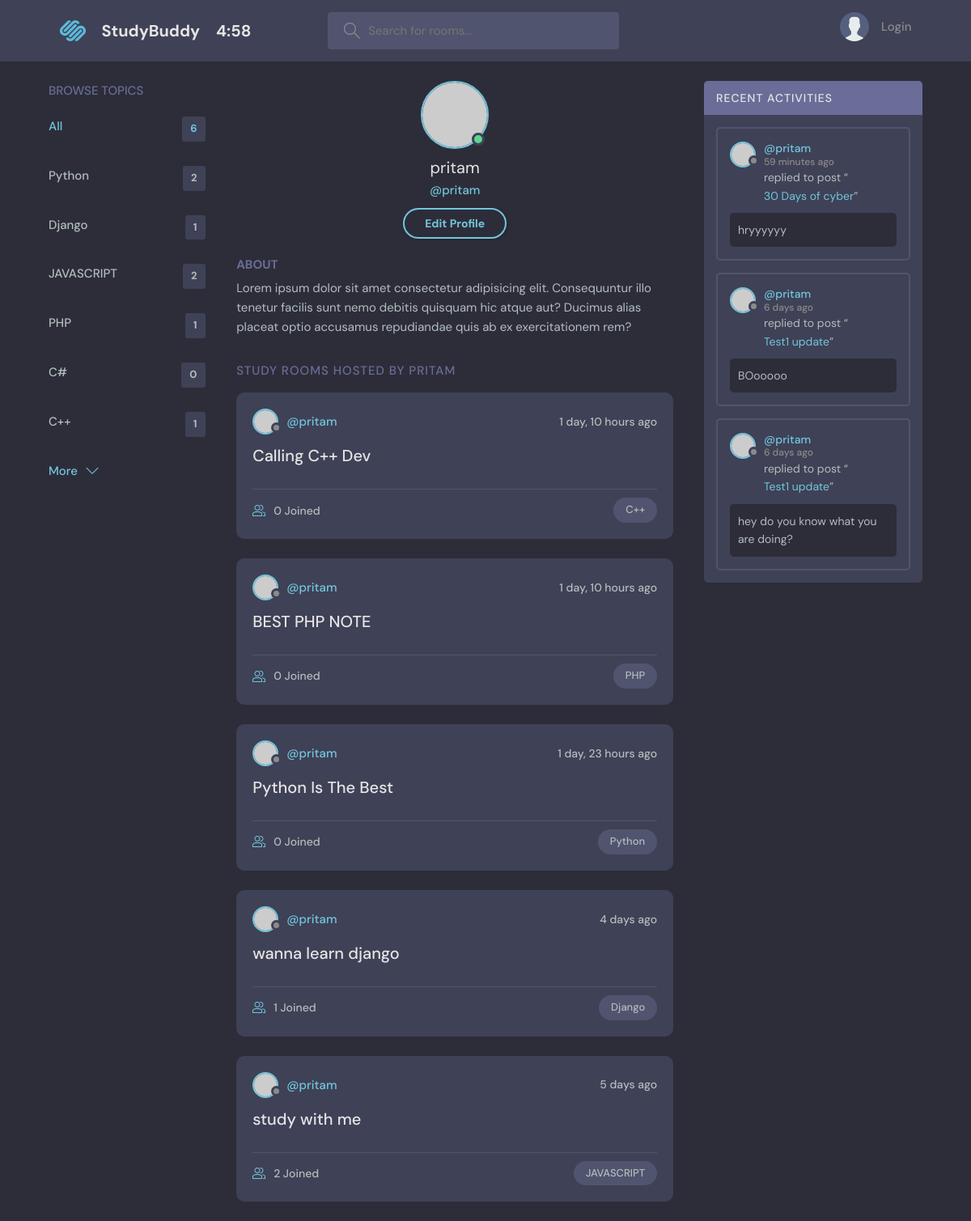
The app's page /profile/1 with its own data.
### base/models.py (models this page shows, shortened)
class Topic(models.Model):
    name = models.CharField(max_length=300)

class Room(models.Model):
    host = models.ForeignKey(User, on_delete=models.SET_NULL, null=True)
    topic = models.ForeignKey(Topic, on_delete=models.SET_NULL, null=True)
    name = models.CharField(max_length=200)
    description = models.TextField(null=True, blank=True)   # description can be blank  & forms cant be blank
    participants = models.ManyToManyField( User, related_name='participants', blank=True )
    updated = models.DateTimeField(auto_now=True)       # save value updated every single time (auto_now)
    created = models.DateTimeField(auto_now_add=True)   # only take timstamp if we save multiple times value never change (auto_now_add)
    class Meta:
        ordering = ['-updated', '-created']
    def __str__(self):
        return self.name

class Message(models.Model):
    user = models.ForeignKey(User, on_delete=models.CASCADE)
    room = models.ForeignKey(Room, on_delete=models.CASCADE)
    body = models.TextField()
    updated = models.DateTimeField(auto_now=True)
    created = models.DateTimeField(auto_now_add=True)
    class Meta:
        ordering = ['-updated', '-created']

### base/views.py (the view)
# urls.py: path('profile/<str:pk>', views.userProfile, name='user-profile'),
def userProfile(request, pk):
    user = User.objects.get(id=pk)
    room_messages = user.message_set.all()
    topics = Topic.objects.all()
    rooms = user.room_set.all()
    context = {'user': user, 'rooms': rooms, 'room_messages': room_messages, 'topics': topics}
    return render(request, 'base/profile.html', context)

### base/templates/base/profile.html
{% extends 'main.html' %}
{% block content %}
<main class="profile-page layout layout--3">
    <div class="container">
        {% include 'base/topics.html' %}
        <div class="roomList">
            <div class="profile">
                <div class="profile__avatar">
                    <div class="avatar avatar--large active">
                        <img src="https://randomuser.me/api/portraits/men/11.jpg" />
                    </div>
                </div>
                <div class="profile__info">
                    <h3>{{user.username}}</h3>
                    <p>@{{user.username}}</p>
                    <a href="edit-user.html" class="btn btn--main btn--pill">Edit Profile</a>
                </div>
                <div class="profile__about">
                    <h3>About</h3>
                    <p>
                        Lorem ipsum dolor sit amet consectetur adipisicing elit. Consequuntur illo tenetur
                        facilis sunt nemo debitis quisquam hic atque aut? Ducimus alias placeat optio
                        accusamus repudiandae quis ab ex exercitationem rem?
                    </p>
                </div>
            </div>
            <div class="roomList__header">
                <div>
                    <h2>Study Rooms Hosted by {{user.username}}</a>
                    </h2>
                </div>
            </div>
            {% include 'base/feed.html' %}
        </div>
        {% include 'base/activity.html' %}
    </div>
</main>
{% endblock content %}

### base/templates/base/topics.html
<div class="topics">
    <div class="topics__header">
        <h2>Browse Topics</h2>
    </div>
    <ul class="topics__list">
        <li>
            <a href="{% url 'home' %}" class="active"> All <span>{{topics.count}}</span></a>
        </li>
        {% for topic in topics %}
        <li>
            <a href="{% url 'home' %}?q={{topic.name}}">{{topic.name}}<span>{{topic.room_set.all.count}}</span></a>
        </li>
        {% endfor %}
    </ul>
    <a class="btn btn--link" href="{% url 'home' %}">
        More
        <svg version="1.1" xmlns="http://www.w3.org/2000/svg" width="32" height="32" viewBox="0 0 32 32">
            <title>chevron-down</title>
            <path d="M16 21l-13-13h-3l16 16 16-16h-3l-13 13z"></path>
        </svg>
    </a>
</div>

### base/templates/base/feed.html (shortened to what this page needs)
{% for room in rooms %}
<div class="roomListRoom">
    <div class="roomListRoom__header">
        <a href="{% url 'user-profile' room.host.id %}" class="roomListRoom__author">
            <div class="avatar avatar--small">
                <img src="https://randomuser.me/api/portraits/women/11.jpg" />
            </div>
            <span>@{{room.host.username}}</span>
        </a>
        <div class="roomListRoom__actions">
            <span>{{room.created | timesince}} ago</span>
        </div>
    </div>
    <div class="roomListRoom__content">
        <a href="{% url 'room' room.id %}">{{room.name}}</a>
    </div>
    <div class="roomListRoom__meta">
        <a href="{% url 'room' room.id %}" class="roomListRoom__joined">
            {{room.participants.all.count}} Joined
        </a>
        <p class="roomListRoom__topic">{{room.topic.name}}</p>
    </div>
</div>
{% endfor %}

### base/templates/base/activity.html (shortened to what this page needs)
<div class="activities">
    <div class="activities__header">
        <h2>Recent Activities</h2>
    </div>
    {% for message in room_messages %}
    <div class="activities__box">
        <div class="activities__boxHeader roomListRoom__header">
            <a href="{% url 'user-profile' message.user.id %}" class="roomListRoom__author">
                <div class="avatar avatar--small">
                    <img src="https://randomuser.me/api/portraits/women/11.jpg" />
                </div>
                <p>
                    @{{message.user}}
                    <span>{{message.created | timesince }} ago</span>
                </p>
            </a>
        </div>
        <div class="activities__boxContent">
            <p>replied to post “<a href="{% url 'room' message.room.id %}">{{message.room}}</a>”</p>
            <div class="activities__boxRoomContent">
                {{message.body}}
            </div>
        </div>
    </div>
    {% endfor %}
</div>

### records on screen
Topic: name "Python", room_set.all.count "2"
Topic: name "Django", room_set.all.count "1"
Topic: name "JAVASCRIPT", room_set.all.count "2"
Topic: name "PHP", room_set.all.count "1"
Topic: name "C#", room_set.all.count "0"
Topic: name "C++", room_set.all.count "1"
Room: host.username "pritam", created "1 day, 10 hours", name "Calling C++ Dev", participants.all.count "0", topic.name "C++"
Room: host.username "pritam", created "1 day, 10 hours", name "BEST PHP NOTE", participants.all.count "0", topic.name "PHP"
Room: host.username "pritam", created "1 day, 23 hours", name "Python Is The Best", participants.all.count "0", topic.name "Python"
Room: host.username "pritam", created "4 days", name "wanna learn django", participants.all.count "1", topic.name "Django"
Room: host.username "pritam", created "5 days", name "study with me", participants.all.count "2", topic.name "JAVASCRIPT"
Message: user "pritam", created "59 minutes", room "30 Days of cyber", body "hryyyyyy"
Message: user "pritam", created "6 days", room "Test1 update", body "BOooooo"
Message: user "pritam", created "6 days", room "Test1 update", body "hey do you know what you are doing?"

### other values on screen
{{ topics.count }} "6"
{{ user.username }} "pritam"
{{ user.username }} "PRITAM"
